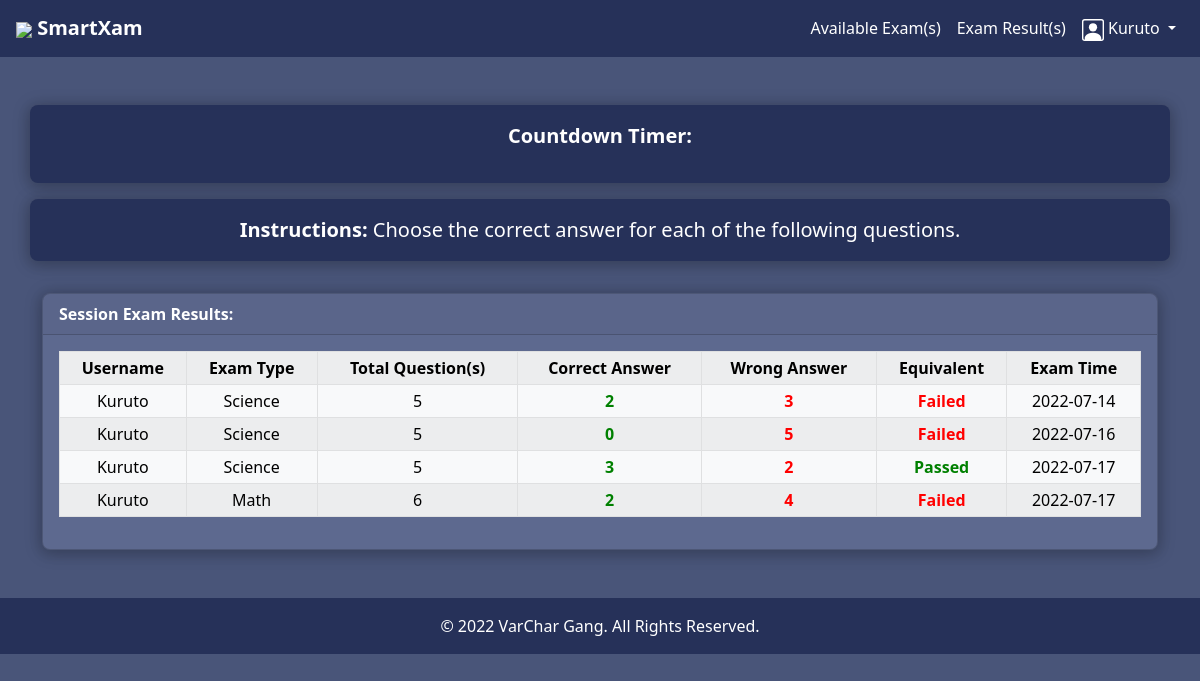
Page /exam_results.php (signed in) on the committed database.
### tables this page shows
CREATE TABLE `exam_results` (
  `id` int(11) NOT NULL,
  `username` varchar(250) NOT NULL,
  `exam_type` varchar(250) NOT NULL,
  `total_question` varchar(250) NOT NULL,
  `correct_answer` varchar(250) NOT NULL,
  `wrong_answer` varchar(250) NOT NULL,
  `exam_time` varchar(250) NOT NULL
);

### exam_results.php (the view, shortened to what this page needs)
<?php
	include "header.php";
	include "connection.php";
?>
<!DOCTYPE html>
<html>
<head>
<div class="container pb-5 pt-3 d-flex justify-content-center">
  <div class="col-lg-12">
    <div class="card text-white shadow-custom" style="border-radius: 8px; background-color: #5D698F;">
      <div class="card-header">
      	<strong>
      		Session Exam Results:
      	</strong>
      </div>
          <div class="card-body card-block">
          	<div class="row">
          		<div class="col-sm">
          			<?php
          				$res = mysqli_query($con,"SELECT * FROM exam_results
          					WHERE username='$_SESSION[Username]'
          					ORDER BY id desc");
          				$count=mysqli_num_rows($res);
          				if ($count==0)
          				{
          					?>
							  		<div class='container p-5 text-center'>
								  		<strong>
								  			No Exam Results Found
								  		</strong>
							  		</div>
							  		<?php
          				}
          				else
          				{
          					echo "
					          <table class='table table-striped table-light table-success table-hover table-bordered text-center table-sm table-responsive'>
					              <tr>
					                <th class='align-middle' scope='col'>Username</th>
					                <th class='align-middle' scope='col'>Exam Type</th>
					                <th class='align-middle' scope='col'>Total Question(s)</th>
					                <th class='align-middle' scope='col'>Correct Answer</th>
					                <th class='align-middle' scope='col'>Wrong Answer</th>
					                <th class='align-middle' scope='col'>Equivalent</th>
					                <th class='align-middle' scope='col'>Exam Time</th>
					              </tr>
          					";
          					$res2 = mysqli_query($con,"SELECT * FROM exam_results
          					WHERE username='$_SESSION[Username]'
          					ORDER BY id asc");
          					while ($row=mysqli_fetch_assoc($res2))
          					{
          						$Username = $row ['username'];
                  		$ExamType = $row ['exam_type'];
                  		$TotalQuestion = $row ['total_question'];
                  		$CorrectAnswer = $row ['correct_answer'];
                  		$WrongAnswer = $row ['wrong_answer'];
                  		$ExamTime = $row ['exam_time'];
	                    if ($CorrectAnswer > $WrongAnswer)
	                    {
	                      $Equivalent = "<span style='color: green'>Passed</span>";
	                    }
	                    elseif ($CorrectAnswer == $WrongAnswer)
	                    {
	                      $Equivalent = "<span style='color: green'>Passed</span>";
	                    }
	                    else
	                    {
	                      $Equivalent = "<span style='color: red'>Failed</span>";
	                    }
              				echo '
                      <tr>
                        <td class="align-middle">' .$Username. '</td>
                        <td class="align-middle">' .$ExamType. '</td>
                        <td class="align-middle">' .$TotalQuestion. '</td>
                        <td class="align-middle" style="color:green; font-weight: bolder">' .$CorrectAnswer. '</td>
                        <td class="align-middle" style="color:red; font-weight: bolder">'. $WrongAnswer. '</td>
                        <td class="align-middle" style="font-weight: bolder">'. $Equivalent. '</td>
                        <td class="align-middle">' .$ExamTime. '</td>
                      </tr>
              				';
          					}
          				}
          			?>
          			</table>
          		</div>
          	</div>
          </div>
    </div>
  </div>
</div>
<?php
	include "footer.php";
?>

### header.php (shortened to what this page needs)
<!DOCTYPE html>
<html>
<head>
    <link rel="stylesheet" href="https://cdn.jsdelivr.net/npm/bootstrap@5.2.3/dist/css/bootstrap.min.css">
</head>
<body style="background-color: #495579;">
<nav class="navbar navbar-expand-lg px-3" style="background-color: #263159">
    <a class="navbar-brand" href="#" style="background-color: #263159">
      <img src="https://cdn2.iconfinder.com/data/icons/literary-genres-5/500/vab604_13_history_book_isometric_cartoon_retro_vintage_coffee-512.png" style="width: 40px;">
      <b style="color: white">SmartXam</b>
    </a>
  <div class="collapse navbar-collapse" id="collapsibleNavbar">
    <ul class="navbar-nav ms-auto">
      <li class="nav-item text-center">
        <a class="nav-link text-white" href="select-exam.php">
        	Available Exam(s)
      	</a>
      </li>
      <li class="nav-item text-center">
        <a class="nav-link text-white" href="exam_results.php">Exam Result(s)</a>
      </li>
		  <li class="nav-item dropdown text-center">
		    <a class="nav-link dropdown-toggle text-white" id="navbarDropdown" role="button" data-bs-toggle="dropdown">
		    		<span>
		    		</span>
		        <?php echo $_SESSION['Username']; ?>
		    </a>
		  </li>
  </div>
</nav>
<div class="jumbotron jumbotron pb-3 px-2 pt-5">
  <div class="container text-center text-white py-3 px-3 shadow-custom" style="border-radius: 8px; font-size: 20px; background-color: #263159;">
    <strong>Countdown Timer: </strong>
  </div>
</div>
<div class="jumbotron jumbotron pb-3 px-2">
  <div class="container text-white text-center py-3 px-3 shadow-custom" style="border-radius: 8px; font-size: 20px; background-color: #263159;">
    <strong>
    	Instructions:
    </strong>
    <span>
    	Choose the correct answer for each of the following questions.
    </span>
  </div>
</div>
</body>
</html>

### footer.php (shortened to what this page needs)
<!DOCTYPE html>
<html>
<head>
	<link rel="stylesheet" href="https://cdn.jsdelivr.net/npm/bootstrap@5.2.3/dist/css/bootstrap.min.css">
<body>
<footer class="text-center text-white p-3" style="background-color: #263159;">
    © 2022 VarChar Gang. All Rights Reserved.
</footer>
</body>
</html>

### header.php (style rules this page uses)
.shadow-custom { -webkit-box-shadow: 2px 4px 13px 0px rgba(0,0,0,0.5); -moz-box-shadow: 2px 4px 13px 0px rgba(0,0,0,0.5); box-shadow: 2px 4px 13px 0px rgba(0,0,0,0.5); }

### exam_results.php (style rules this page uses)
.shadow-custom { box-shadow: 0 2px 17px 0 rgba(0, 0, 0, .25), 0 3px 10px 5px rgba(0, 0, 0, 0.05) !important; border-radius: 15px; }

### rows in the picture
exam_results: username "Kuruto", exam_type "Science", total_question "5", correct_answer "2", wrong_answer "3", shows "Failed", exam_time "2022-07-14"
exam_results: username "Kuruto", exam_type "Science", total_question "5", correct_answer "0", wrong_answer "5", shows "Failed", exam_time "2022-07-16"
exam_results: username "Kuruto", exam_type "Science", total_question "5", correct_answer "3", wrong_answer "2", shows "Passed", exam_time "2022-07-17"
exam_results: username "Kuruto", exam_type "Math", total_question "6", correct_answer "2", wrong_answer "4", shows "Failed", exam_time "2022-07-17"

### other values in the picture
$_SESSION['Username'] "Kuruto"
